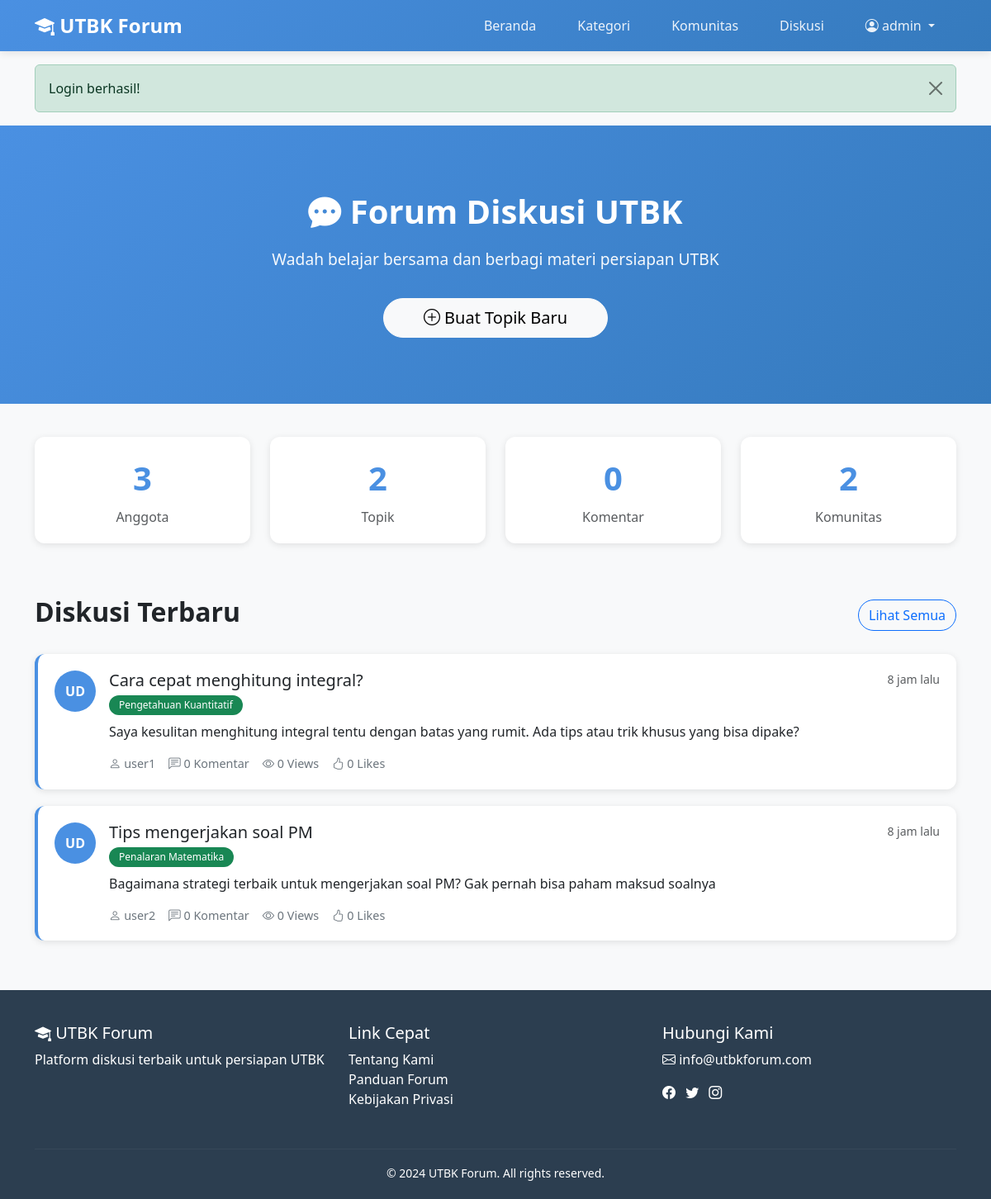
/index.php (signed in), run on the app's committed database.
### tables this page shows
CREATE TABLE topics (
    topic_id INT PRIMARY KEY AUTO_INCREMENT,
    title VARCHAR(255) NOT NULL,
    content TEXT NOT NULL,
    author_id INT NOT NULL,
    category_id INT,
    community_id INT,
    tags VARCHAR(255),
    image_path VARCHAR(255),
    view_count INT DEFAULT 0,
    comment_count INT DEFAULT 0,
    like_count INT DEFAULT 0,
    is_pinned BOOLEAN DEFAULT FALSE,
    is_locked BOOLEAN DEFAULT FALSE,
    is_approved BOOLEAN DEFAULT TRUE,
    created_at TIMESTAMP DEFAULT CURRENT_TIMESTAMP,
    updated_at TIMESTAMP DEFAULT CURRENT_TIMESTAMP ON UPDATE CURRENT_TIMESTAMP,
    FOREIGN KEY (author_id) REFERENCES users(user_id) ON DELETE CASCADE,
    FOREIGN KEY (category_id) REFERENCES categories(category_id) ON DELETE SET NULL,
    FOREIGN KEY (community_id) REFERENCES communities(community_id) ON DELETE SET NULL,
    INDEX idx_category (category_id),
    INDEX idx_community (community_id),
    INDEX idx_created (created_at),
    FULLTEXT KEY ft_search (title, content, tags)
);

CREATE TABLE users (
    user_id INT PRIMARY KEY AUTO_INCREMENT,
    username VARCHAR(50) UNIQUE NOT NULL,
    email VARCHAR(100) UNIQUE NOT NULL,
    password VARCHAR(255) NOT NULL,
    full_name VARCHAR(100),
    bio TEXT,
    school VARCHAR(100),
    avatar VARCHAR(255) DEFAULT 'default-avatar.png',
    role ENUM('user', 'admin') DEFAULT 'user',
    is_active BOOLEAN DEFAULT TRUE,
    created_at TIMESTAMP DEFAULT CURRENT_TIMESTAMP,
    last_login TIMESTAMP NULL,
    INDEX idx_username (username),
    INDEX idx_email (email)
);

CREATE TABLE categories (
    category_id INT PRIMARY KEY AUTO_INCREMENT,
    category_name VARCHAR(100) NOT NULL,
    description TEXT,
    icon VARCHAR(50) DEFAULT 'bi-grid',
    icon_image VARCHAR(255),
    color VARCHAR(20) DEFAULT 'primary',
    topic_count INT DEFAULT 0,
    created_at TIMESTAMP DEFAULT CURRENT_TIMESTAMP
);

### config/helpers.php (called while the page is built, shortened)
<?php
function isLoggedIn() {
    return isset($_SESSION['user_id']);
}
function timeAgo($timestamp) {
    $time = strtotime($timestamp);
    $diff = time() - $time;
    if ($diff < 60) {
        return $diff . ' detik lalu';
    } elseif ($diff < 3600) {
        return floor($diff / 60) . ' menit lalu';
    } elseif ($diff < 86400) {
        return floor($diff / 3600) . ' jam lalu';
    } elseif ($diff < 604800) {
        return floor($diff / 86400) . ' hari lalu';
    } elseif ($diff < 2592000) {
        return floor($diff / 604800) . ' minggu lalu';
    } else {
        return date('d M Y', $time);
    }
}
function getUserInitials($name) {
    $words = explode(' ', $name);
    if (count($words) >= 2) {
        return strtoupper(substr($words[0], 0, 1) . substr($words[1], 0, 1));
    }
    return strtoupper(substr($name, 0, 2));
}
function getFlashMessage() {
    if (isset($_SESSION['flash_message'])) {
        $message = $_SESSION['flash_message'];
        return $message;
    }
    return null;
}
function truncate($text, $length = 150, $suffix = '...') {
    return $text;
}
?>

### index.php (the view, shortened to what this page needs)
<?php
require_once 'config/helpers.php';
$db = Database::getInstance()->getConnection();
$stmt = $db->prepare("
    SELECT t.*, u.username, u.full_name, c.category_name, c.color as category_color
    FROM topics t
    JOIN users u ON t.author_id = u.user_id
    LEFT JOIN categories c ON t.category_id = c.category_id
    WHERE t.is_approved = 1
    ORDER BY t.created_at DESC
    LIMIT 3
");
$stmt->execute();
$latestTopics = $stmt->get_result()->fetch_all(MYSQLI_ASSOC);
$stats = [];
$stats['members'] = $db->query("SELECT COUNT(*) as count FROM users")->fetch_assoc()['count'];
$stats['topics'] = $db->query("SELECT COUNT(*) as count FROM topics")->fetch_assoc()['count'];
$stats['comments'] = $db->query("SELECT COUNT(*) as count FROM comments")->fetch_assoc()['count'];
$stats['communities'] = $db->query("SELECT COUNT(*) as count FROM communities")->fetch_assoc()['count'];
?>
<!DOCTYPE html>
<html lang="id">
<head>
    <link href="https://cdn.jsdelivr.net/npm/bootstrap@5.3.0/dist/css/bootstrap.min.css" rel="stylesheet">
    <link rel="stylesheet" href="https://cdn.jsdelivr.net/npm/bootstrap-icons@1.10.0/font/bootstrap-icons.css">
    <link rel="stylesheet" href="css/style.css">
</head>
<body>
    <nav class="navbar navbar-expand-lg navbar-custom sticky-top">
        <div class="container">
            <a class="navbar-brand" href="index.php">
                <i class="bi bi-mortarboard-fill"></i> UTBK Forum
            </a>
            <div class="collapse navbar-collapse" id="navbarNav">
                <ul class="navbar-nav ms-auto">
                    <li class="nav-item">
                        <a class="nav-link btn btn-light text-primary ms-2 px-3 rounded-pill" href="index.php">Beranda</a>
                    </li>
                    <li class="nav-item">
                        <a class="nav-link btn btn-light text-primary ms-2 px-3 rounded-pill" href="kategori.php">Kategori</a>
                    </li>
                    <li class="nav-item">
                        <a class="nav-link btn btn-light text-primary ms-2 px-3 rounded-pill" href="komunitas.php">Komunitas</a>
                    </li>
                    <li class="nav-item">
                        <a class="nav-link btn btn-light text-primary ms-2 px-3 rounded-pill" href="diskusi.php">Diskusi</a>
                    </li>
                    <?php if (isLoggedIn()): ?>
                        <li class="nav-item dropdown">
                            <a class="nav-link dropdown-toggle btn btn-light text-primary ms-2 px-3 rounded-pill" href="#" role="button" data-bs-toggle="dropdown">
                                <i class="bi bi-person-circle"></i> <?php echo htmlspecialchars($_SESSION['username']); ?>
                            </a>
                        </li>
                    <?php endif; ?>
                </ul>
            </div>
        </div>
    </nav>
    <?php
    $flash = getFlashMessage();
    if ($flash):
    ?>
        <div class="container mt-3">
            <div class="alert alert-<?php echo $flash['type']; ?> alert-dismissible fade show" role="alert">
                <?php echo htmlspecialchars($flash['message']); ?>
                <button type="button" class="btn-close" data-bs-dismiss="alert"></button>
            </div>
        </div>
    <?php endif; ?>
    <section class="hero-section" id="home">
        <div class="container text-center">
            <h1><i class="bi bi-chat-dots-fill"></i> Forum Diskusi UTBK</h1>
            <p>Wadah belajar bersama dan berbagi materi persiapan UTBK</p>
            <?php if (isLoggedIn()): ?>
                <button class="btn btn-light btn-lg mt-3 px-5 rounded-pill" data-bs-toggle="modal" data-bs-target="#createTopicModal">
                    <i class="bi bi-plus-circle"></i> Buat Topik Baru
                </button>
            <?php else: ?>
                <button class="btn btn-light btn-lg mt-3 px-5 rounded-pill" data-bs-toggle="modal" data-bs-target="#loginModal">
                    <i class="bi bi-plus-circle"></i> Login untuk Buat Topik
                </button>
            <?php endif; ?>
        </div>
    </section>
    <div class="container mb-5">
        <div class="row">
            <div class="col-md-3 mb-3">
                <div class="stats-card">
                    <div class="stats-number"><?php echo number_format($stats['members']); ?></div>
                    <div class="text-muted">Anggota</div>
                </div>
            </div>
            <div class="col-md-3 mb-3">
                <div class="stats-card">
                    <div class="stats-number"><?php echo number_format($stats['topics']); ?></div>
                    <div class="text-muted">Topik</div>
                </div>
            </div>
            <div class="col-md-3 mb-3">
                <div class="stats-card">
                    <div class="stats-number"><?php echo number_format($stats['comments']); ?></div>
                    <div class="text-muted">Komentar</div>
                </div>
            </div>
            <div class="col-md-3 mb-3">
                <div class="stats-card">
                    <div class="stats-number"><?php echo number_format($stats['communities']); ?></div>
                    <div class="text-muted">Komunitas</div>
                </div>
            </div>
        </div>
    </div>
    <section class="container mb-5">
        <div class="d-flex justify-content-between align-items-center mb-4">
            <h2 class="fw-bold">Diskusi Terbaru</h2>
            <a href="diskusi.php" class="btn btn-outline-primary rounded-pill">Lihat Semua</a>
        </div>
        <?php foreach ($latestTopics as $topic): ?>
            <div class="topic-card" onclick="window.location.href='topic-detail.php?id=<?php echo $topic['topic_id']; ?>'">
                <div class="d-flex">
                    <div class="user-avatar me-3"><?php echo getUserInitials($topic['full_name'] ?: $topic['username']); ?></div>
                    <div class="flex-grow-1">
                        <div class="d-flex justify-content-between align-items-start mb-2">
                            <div>
                                <h5 class="mb-1"><?php echo htmlspecialchars($topic['title']); ?></h5>
                                <span class="badge bg-<?php echo $topic['category_color']; ?> badge-custom">
                                    <?php echo htmlspecialchars($topic['category_name']); ?>
                                </span>
                            </div>
                            <small class="text-muted"><?php echo timeAgo($topic['created_at']); ?></small>
                        </div>
                        <p class="mt-2 mb-3"><?php echo htmlspecialchars(truncate($topic['content'], 150)); ?></p>
                        <div class="topic-meta d-flex gap-3">
                            <span><i class="bi bi-person"></i> <?php echo htmlspecialchars($topic['username']); ?></span>
                            <span><i class="bi bi-chat-left-text"></i> <?php echo $topic['comment_count']; ?> Komentar</span>
                            <span><i class="bi bi-eye"></i> <?php echo $topic['view_count']; ?> Views</span>
                            <span><i class="bi bi-hand-thumbs-up"></i> <?php echo $topic['like_count']; ?> Likes</span>
                        </div>
                    </div>
                </div>
            </div>
        <?php endforeach; ?>
    </section>
    <footer>
        <div class="container">
            <div class="row">
                <div class="col-md-4 mb-3">
                    <h5><i class="bi bi-mortarboard-fill"></i> UTBK Forum</h5>
                    <p>Platform diskusi terbaik untuk persiapan UTBK</p>
                </div>
                <div class="col-md-4 mb-3">
                    <h5>Link Cepat</h5>
                    <ul class="list-unstyled">
                        <li><a href="#" class="text-white text-decoration-none">Tentang Kami</a></li>
                        <li><a href="#" class="text-white text-decoration-none">Panduan Forum</a></li>
                        <li><a href="#" class="text-white text-decoration-none">Kebijakan Privasi</a></li>
                    </ul>
                </div>
                <div class="col-md-4 mb-3">
                    <h5>Hubungi Kami</h5>
                    <p><i class="bi bi-envelope"></i> info@utbkforum.com</p>
                    <div class="social-links">
                        <a href="#" class="text-white me-2"><i class="bi bi-facebook"></i></a>
                        <a href="#" class="text-white me-2"><i class="bi bi-twitter"></i></a>
                        <a href="#" class="text-white me-2"><i class="bi bi-instagram"></i></a>
                    </div>
                </div>
            </div>
            <hr style="border-color: rgba(255,255,255,0.2)">
            <div class="text-center">
                <small>&copy; 2024 UTBK Forum. All rights reserved.</small>
            </div>
        </div>
    </footer>
</body>
</html>

### css/style.css (style rules this page uses)
:root { --primary-color: #4A90E2; --secondary-color: #50C878; --dark-color: #2C3E50; --light-bg: #F8F9FA; }
body { font-family: 'Segoe UI', Tahoma, Geneva, Verdana, sans-serif; background-color: var(--light-bg); }
.navbar-custom { background: linear-gradient(135deg, var(--primary-color), #357ABD); box-shadow: 0 2px 10px rgba(0, 0, 0, 0.1); }
.navbar-custom .navbar-brand { font-weight: 700; font-size: 1.5rem; color: white !important; }
.navbar-custom .nav-link { color: rgba(255, 255, 255, 0.9) !important; margin: 0 10px; transition: all 0.3s; }
.hero-section { background: linear-gradient(135deg, var(--primary-color), #357ABD); color: white; padding: 80px 0; margin-bottom: 40px; }
.hero-section h1 { font-weight: 700; font-size: 2.5rem; margin-bottom: 20px; }
.hero-section p { font-size: 1.2rem; opacity: 0.95; }
.topic-card { background: white; border-radius: 12px; padding: 20px; margin-bottom: 20px; box-shadow: 0 2px 8px rgba(0, 0, 0, 0.1); transition: all 0.3s; border-left: 4px solid var(--primary-color); cursor: pointer; }
.topic-meta { font-size: 0.9rem; color: #6c757d; }
.badge-custom { padding: 6px 12px; border-radius: 20px; font-weight: 500; }
.user-avatar { width: 50px; height: 50px; border-radius: 50%; object-fit: cover; background: var(--primary-color); display: flex; align-items: center; justify-content: center; color: white; font-weight: 600; flex-shrink: 0; }
.stats-card { background: white; border-radius: 12px; padding: 20px; text-align: center; box-shadow: 0 2px 8px rgba(0, 0, 0, 0.1); }
.stats-number { font-size: 2.5rem; font-weight: 700; color: var(--primary-color); margin-bottom: 5px; }
footer { background: var(--dark-color); color: white; padding: 40px 0 20px; margin-top: 60px; }

### data on the page
topics: author "3", topic_id "2", author.full_name "UD", title "Tips mengerjakan soal PM", category.category_name "Penalaran Matematika", created_at "8 jam lalu", content "Bagaimana strategi terbaik untuk mengerjakan soal PM? Gak pernah bisa paham maksud soalnya", author.username "user2", comment_count "0", view_count "0", like_count "0"
topics: author.full_name "UD", title "Cara cepat menghitung integral?", category.category_name "Pengetahuan Kuantitatif", created_at "8 jam lalu", content "Saya kesulitan menghitung integral tentu dengan batas yang rumit. Ada tips atau trik khusus yang bisa dipake?", author.username "user1", comment_count "0", view_count "0", like_count "0"

### other printed values
$_SESSION['username'] "admin"
$flash['message'] "Login berhasil!"
$stats['comments'] "0"
